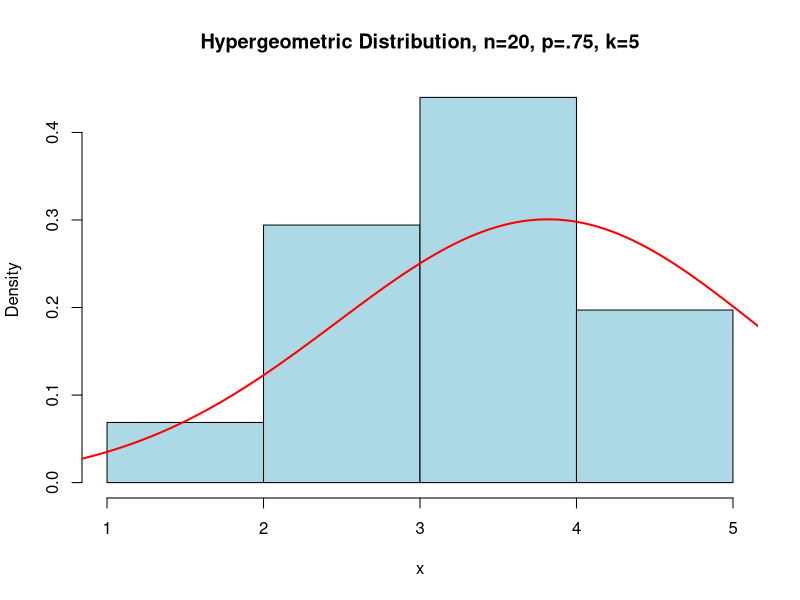

R code for this plot:
N <- 10000 # assigning 10000 to N which is the total population
n <- 5# assigning the sample 5 to n
urn <- c(rep(1,15), rep(0,5)) #we generate the variable that are not of interest 
x <- NULL # we initialize X to be null like not be holding any object like  value
# iterate through the 1:N variables of the population
for(i in 1:N) 
{
  # assign the probabilities generated into x which will be used to plot the graph
  x <- append (x, sum(sample(urn, n, replace = F)))
}
#we plot the graph here then and then pass in the X variables to the hist function
hist(x, xlim = c(min(x), max(x)), probability = TRUE, nclass = max(x)-min(x)+1, col ='lightblue', main = 'Hypergeometric Distribution, n=20, p=.75, k=5')
#draw a line that shows the trend of the distribution plotted
lines(density(x, bw=1), col ='red', lwd = 2)
